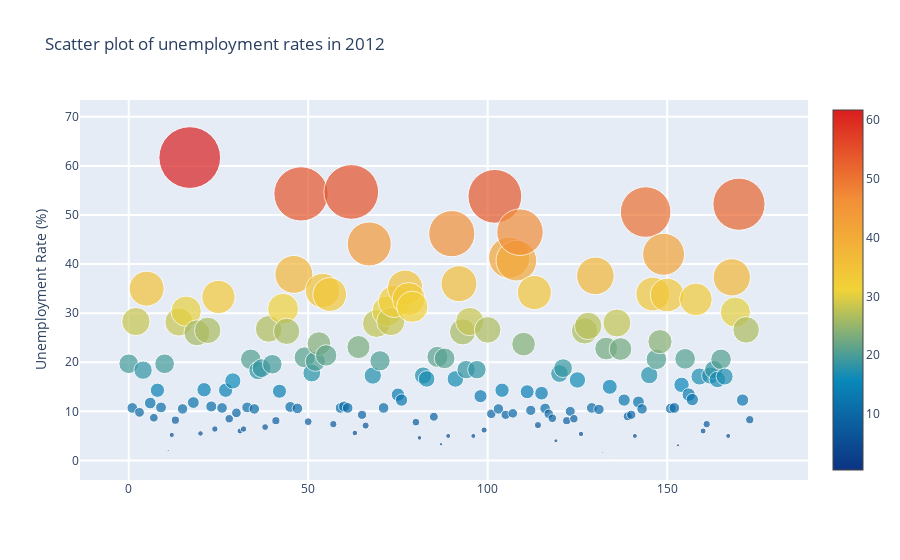

Notebook code for this chart:
### Code cell
l2=[]
trace2= go.Scatter(
        y= df_country['2012'],
        mode= 'markers',
        name='Unemployment (%)',
        marker= dict(size= df_country['2012'].values,
                    line= dict(width=1),
                    color= df_country['2012'].values,
                    opacity= 0.7,
                    colorscale='Portland',
                    showscale=True),
        text= df_country['Country Name'].values) # The hover text goes here... 
l2.append(trace2);

layout= go.Layout(
    title= 'Scatter plot of unemployment rates in 2012',
    hovermode= 'closest',
    xaxis= dict(
#        title= 'Pop',
        ticklen= 5,
        zeroline= False,
        gridwidth= 2,
    ),
    yaxis=dict(
        title= 'Unemployment Rate (%)',
        ticklen= 5,
        gridwidth= 2,
    ),
    showlegend= False
)
fig= go.Figure(data=l2, layout=layout)
py.iplot(fig)

### Figure 1 — Plotly figure (JSON) as saved in the notebook; plotly's stock layout.template omitted (floating-point values rounded to 4 significant figures; data arrays with more than 128 entries replaced by an {"elided": "..."} marker saying what was removed)
{"data": [{"marker": {"color": {"elided": "174 float values"}, "colorscale": [[0, "rgb(12,51,131)"], [0.25, "rgb(10,136,186)"], [0.5, "rgb(242,211,56)"], [0.75, "rgb(242,143,56)"], [1, "rgb(217,30,30)"]], "line": {"width": 1}, "opacity": 0.7, "showscale": true, "size": {"elided": "174 float values"}}, "mode": "markers", "name": "Unemployment (%)", "text": {"elided": "174 str values"}, "type": "scatter", "y": {"elided": "174 float values"}}], "layout": {"hovermode": "closest", "showlegend": false, "title": {"text": "Scatter plot of unemployment rates in 2012"}, "xaxis": {"gridwidth": 2, "ticklen": 5, "zeroline": false}, "yaxis": {"gridwidth": 2, "ticklen": 5, "title": {"text": "Unemployment Rate (%)"}}}}
